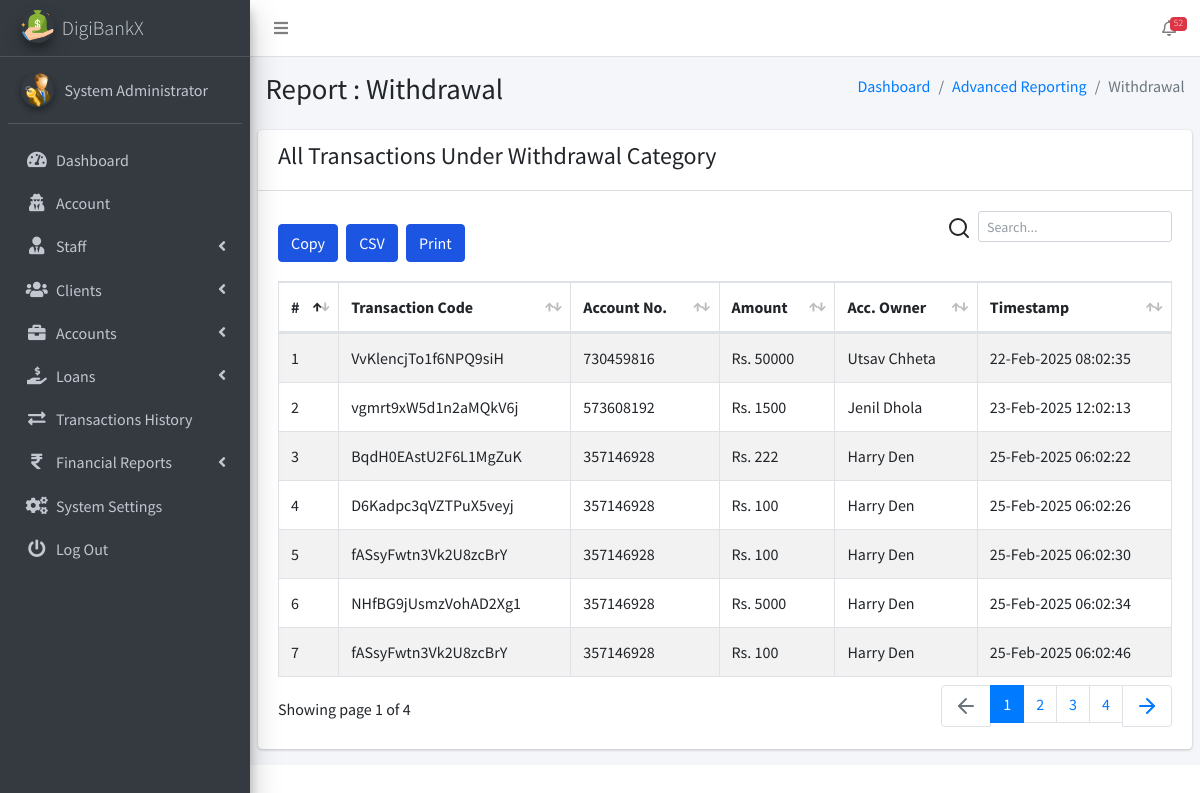
Page /admin/pages_financial_reporting_withdrawals.php (signed in) on the committed database.
### tables this page shows
CREATE TABLE `ib_systemsettings` (
  `id` int(20) NOT NULL,
  `sys_name` longtext NOT NULL,
  `sys_tagline` longtext NOT NULL,
  `sys_logo` varchar(200) NOT NULL,
  `is_active` tinyint(1) NOT NULL DEFAULT 1
);

CREATE TABLE `ib_admin` (
  `admin_id` int(11) NOT NULL,
  `name` varchar(200) NOT NULL,
  `email` varchar(200) NOT NULL,
  `number` varchar(200) NOT NULL,
  `password` varchar(200) NOT NULL,
  `profile_pic` varchar(200) NOT NULL,
  `is_active` tinyint(1) NOT NULL DEFAULT 1,
  `otp` varchar(6) DEFAULT NULL,
  `otp_expiry` datetime DEFAULT NULL
);

CREATE TABLE `ib_transactions` (
  `tr_id` int(20) NOT NULL,
  `tr_code` varchar(200) NOT NULL,
  `account_id` int(20) NOT NULL,
  `tr_type` varchar(200) NOT NULL,
  `tr_status` varchar(200) NOT NULL,
  `client_id` int(10) UNSIGNED NOT NULL,
  `transaction_amt` varchar(200) NOT NULL,
  `receiving_acc_no` varchar(200) DEFAULT NULL,
  `created_at` timestamp(6) NOT NULL DEFAULT current_timestamp(6) ON UPDATE current_timestamp(6),
  `is_active` tinyint(1) NOT NULL DEFAULT 1
);

CREATE TABLE `ib_bankaccounts` (
  `account_id` int(20) NOT NULL,
  `acc_name` varchar(200) NOT NULL,
  `account_number` varchar(200) NOT NULL,
  `acc_type` varchar(200) NOT NULL,
  `acc_rates` varchar(200) NOT NULL,
  `acc_status` varchar(200) NOT NULL,
  `acc_amount` decimal(10,2) NOT NULL,
  `client_id` int(10) UNSIGNED DEFAULT NULL,
  `created_at` timestamp(6) NOT NULL DEFAULT current_timestamp(6) ON UPDATE current_timestamp(6),
  `is_active` tinyint(1) NOT NULL DEFAULT 1
);

CREATE TABLE `ib_clients` (
  `client_id` int(10) UNSIGNED NOT NULL,
  `name` varchar(200) NOT NULL,
  `phone` varchar(200) NOT NULL,
  `address` varchar(200) NOT NULL,
  `email` varchar(200) NOT NULL,
  `password` varchar(200) NOT NULL,
  `profile_pic` varchar(200) NOT NULL,
  `client_number` varchar(200) NOT NULL,
  `is_active` tinyint(1) NOT NULL DEFAULT 1,
  `otp` varchar(10) DEFAULT NULL,
  `otp_expiry` datetime DEFAULT NULL
);

### admin/pages_financial_reporting_withdrawals.php (the view, shortened to what this page needs)
<?php
include('conf/config.php');
?>
<!DOCTYPE html>
<html>
<?php include("dist/_partials/head.php"); ?>
<body class="hold-transition sidebar-mini layout-fixed layout-navbar-fixed">
  <div class="wrapper">
    <?php include("dist/_partials/nav.php"); ?>
    <?php include("dist/_partials/sidebar.php"); ?>
    <div class="content-wrapper">
      <section class="content-header">
        <div class="container-fluid">
          <div class="row mb-2">
            <div class="col-sm-6">
              <h1>Report : Withdrawal</h1>
            </div>
            <div class="col-sm-6">
              <ol class="breadcrumb float-sm-right">
                <li class="breadcrumb-item"><a href="pages_dashboard.php">Dashboard</a></li>
                <li class="breadcrumb-item"><a href="pages_financial_reporting_withdrawals.php">Advanced Reporting</a></li>
                <li class="breadcrumb-item active">Withdrawal</li>
              </ol>
            </div>
          </div>
        </div>
      </section>
      <section class="content">
        <div class="row">
          <div class="col-12">
            <div class="card">
              <div class="card-header">
                <h4>All Transactions Under Withdrawal Category</h4>
              </div>
              <div class="card-body">
                <table id="export" class="table table-hover table-bordered table-striped">
                  <thead>
                    <tr>
                      <th>#</th>
                      <th>Transaction Code</th>
                      <th>Account No.</th>
                      <th>Amount</th>
                      <th>Acc. Owner</th>
                      <th>Timestamp</th>
                    </tr>
                  </thead>
                  <tbody>
                    <?php
                    $ret = "SELECT t.tr_id, t.tr_code, t.tr_type, b.account_number, t.transaction_amt, c.name AS client_name, t.created_at FROM ib_transactions t
JOIN ib_bankaccounts b ON t.account_id = b.account_id
JOIN ib_clients c ON t.client_id = c.client_id
WHERE t.tr_type = 'Withdrawal'; ";
                    $stmt = $mysqli->prepare($ret);
                    $stmt->execute();
                    $res = $stmt->get_result();
                    $cnt = 1;
                    while ($row = $res->fetch_object()) {
                      $transTstamp = $row->created_at;
                    ?>
                      <tr>
                        <td><?php echo $cnt; ?></td>
                        <td><?php echo $row->tr_code; ?></a></td>
                        <td><?php echo $row->account_number; ?></td>
                        <td>Rs. <?php echo $row->transaction_amt; ?></td>
                        <td><?php echo $row->client_name; ?></td>
                        <td><?php echo date("d-M-Y h:m:s ", strtotime($transTstamp)); ?></td>
                      </tr>
                    <?php $cnt = $cnt + 1;
                    } ?>
                </table>
              </div>
            </div>
          </div>
        </div>
      </section>
    </div>
  </div>
</body>
</html>

### admin/dist/_partials/sidebar.php (shortened to what this page needs)
<aside class="main-sidebar sidebar-dark-primary elevation-4">
    <?php
    $admin_id = $_SESSION['admin_id'];
    $query = "SELECT * FROM iB_admin WHERE admin_id = ?";
    $stmt = $mysqli->prepare($query);
    $stmt->bind_param('i', $admin_id);
    $stmt->execute();
    $res = $stmt->get_result();
    while ($row = $res->fetch_object()) {
        $profile_picture = empty($row->profile_pic)
            ? "<img src='dist/img/user_icon.png' class='img-circle elevation-2' alt='User Image'>"
            : "<img src='dist/img/$row->profile_pic' class='img-circle elevation-2' alt='User Image'>";
        $sys_query = "SELECT * FROM iB_SystemSettings";
        $stmt = $mysqli->prepare($sys_query);
        $stmt->execute();
        $sys_res = $stmt->get_result();
        while ($sys = $sys_res->fetch_object()) {
            ?>
            <a href="pages_dashboard.php" class="brand-link text-light">
                <img src="dist/img/<?php echo $sys->sys_logo; ?>" alt="Logo" class="brand-image img-circle elevation-3">
                <span class="brand-text font-weight-light"><?php echo $sys->sys_name; ?></span>
            </a>
            <div class="sidebar">
                <div class="user-panel mt-3 pb-3 mb-3 d-flex">
                    <div class="image"><?php echo $profile_picture; ?></div>
                    <div class="info">
                        <a href="#" class="d-block"><?php echo $row->name; ?></a>
                    </div>
                </div>
                <nav class="mt-2">
                    <ul class="nav nav-pills nav-sidebar flex-column" data-widget="treeview" role="menu">
                        <li class="nav-item">
                            <a href="pages_dashboard.php" class="nav-link">
                                <i class="nav-icon fas fa-tachometer-alt"></i>
                                <p>Dashboard</p>
                            </a>
                        </li>
                        <li class="nav-item">
                            <a href="pages_account.php" class="nav-link">
                                <i class="nav-icon fas fa-user-secret"></i>
                                <p>Account</p>
                            </a>
                        </li>
                        <li class="nav-item has-treeview">
                            <a href="#" class="nav-link">
                                <i class="nav-icon fas fa-user-tie"></i>
                                <p>Staff <i class="fas fa-angle-left right"></i></p>
                            </a>
                        </li>
                        <li class="nav-item has-treeview">
                            <a href="#" class="nav-link">
                                <i class="nav-icon fas fa-users"></i>
                                <p>Clients <i class="fas fa-angle-left right"></i></p>
                            </a>
                        </li>
                        <li class="nav-item has-treeview">
                            <a href="#" class="nav-link">
                                <i class="nav-icon fas fa-briefcase"></i>
                                <p>Accounts <i class="fas fa-angle-left right"></i></p>
                            </a>
                        </li>
                        <li class="nav-item has-treeview">
                            <a href="#" class="nav-link">
                                <i class="nav-icon fas fa-hand-holding-usd"></i>
                                <p>
                                    Loans
                                    <i class="fas fa-angle-left right"></i>
                                </p>
                            </a>
                        </li>
                        <li class="nav-item">
                            <a href="pages_transactions_engine.php" class="nav-link">
                                <i class="nav-icon fas fa-exchange-alt"></i>
                                <p>Transactions History</p>
                            </a>
                        </li>
                        <li class="nav-item has-treeview">
                            <a href="#" class="nav-link">
                                <i class="nav-icon fas fa-rupee-sign"></i>
                                <p>Financial Reports <i class="fas fa-angle-left right"></i></p>
                            </a>
                        </li>
                        <li class="nav-item">
                            <a href="pages_system_settings.php" class="nav-link">
                                <i class="nav-icon fas fa-cogs"></i>
                                <p>System Settings</p>
                            </a>
                        </li>
                        <li class="nav-item">
                            <a href="pages_logout.php" class="nav-link">
                                <i class="nav-icon fas fa-power-off"></i>
                                <p>Log Out</p>
                            </a>
                        </li>
                    </ul>
                </nav>
            </div>
        </aside>
    <?php }
    } ?>

### rows in the picture
ib_admin: name "System Administrator"
ib_systemsettings: sys_logo (picture), sys_name "DigiBankX", ib_admin.profile_pic (picture)
ib_transactions: tr_code "VvKlencjTo1f6NPQ9siH", account.account_number "730459816", transaction_amt "50000", client.name "Utsav Chheta", created_at "22-Feb-2025 08:02:35"
ib_transactions: tr_code "vgmrt9xW5d1n2aMQkV6j", account.account_number "573608192", transaction_amt "1500", client.name "Jenil Dhola", created_at "23-Feb-2025 12:02:13"
ib_transactions: tr_code "BqdH0EAstU2F6L1MgZuK", account.account_number "357146928", transaction_amt "222", client.name "Harry Den", created_at "25-Feb-2025 06:02:22"
ib_transactions: tr_code "D6Kadpc3qVZTPuX5veyj", account.account_number "357146928", transaction_amt "100", client.name "Harry Den", created_at "25-Feb-2025 06:02:26"
ib_transactions: tr_code "fASsyFwtn3Vk2U8zcBrY", account.account_number "357146928", transaction_amt "100", client.name "Harry Den", created_at "25-Feb-2025 06:02:30"
ib_transactions: tr_code "NHfBG9jUsmzVohAD2Xg1", account.account_number "357146928", transaction_amt "5000", client.name "Harry Den", created_at "25-Feb-2025 06:02:34"
ib_transactions: tr_code "fASsyFwtn3Vk2U8zcBrY", account.account_number "357146928", transaction_amt "100", client.name "Harry Den", created_at "25-Feb-2025 06:02:46"

### other values in the picture
$ntf "52"
